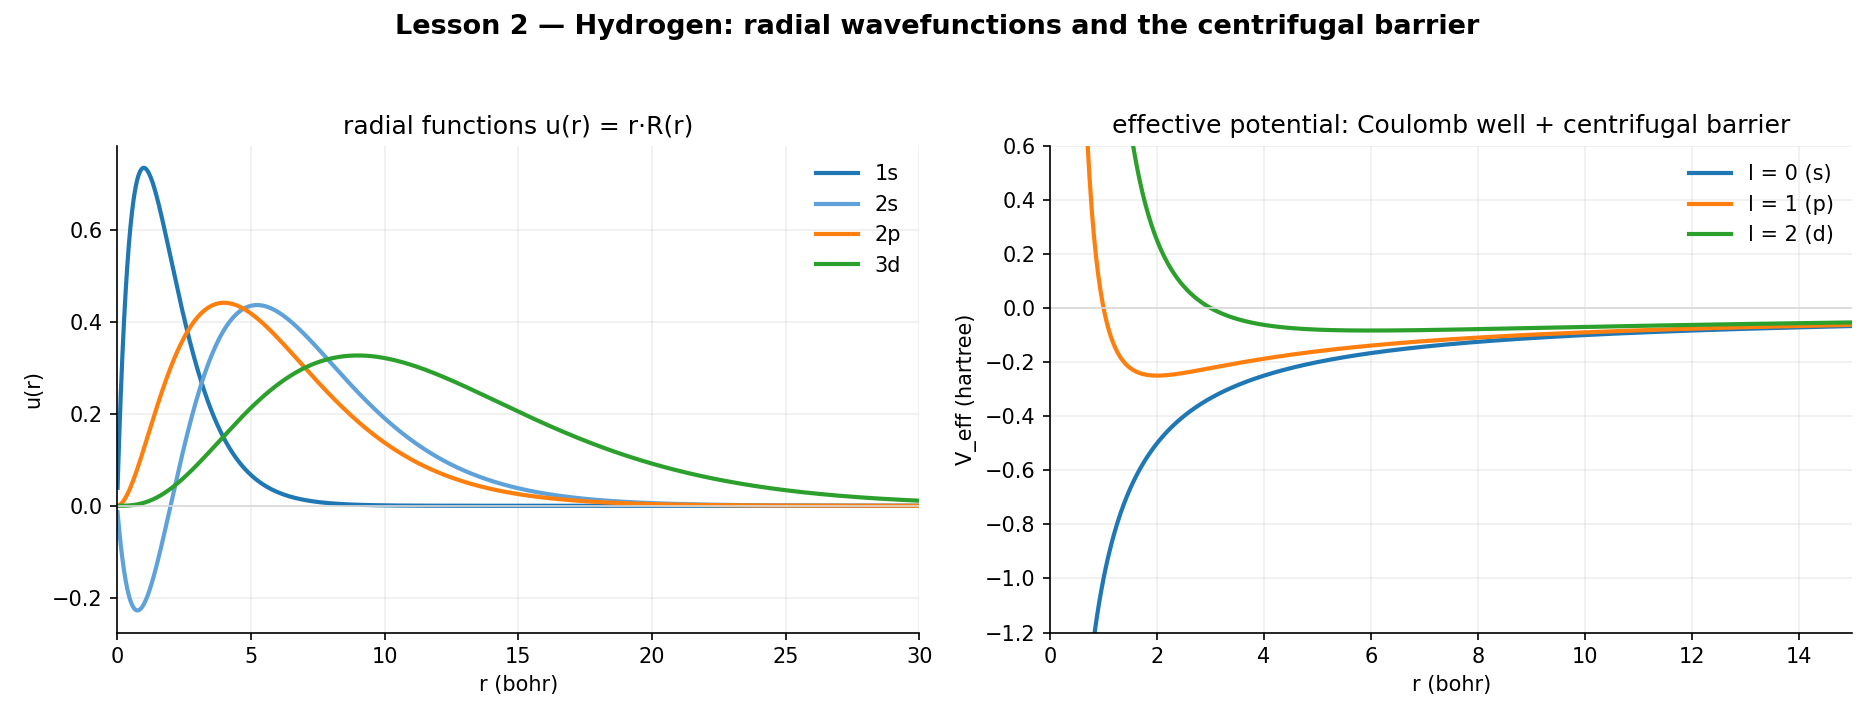

Recreate this plot in Python.
"""
AI4DFT Lesson 2 — The Hydrogen Atom (where the periodic table comes from)
=========================================================================

Run me with:   python lesson02_hydrogen_atom.py

Hydrogen is THE exactly solvable atom, so it is our calibration target.
In 3D the electron feels the Coulomb pull of the nucleus, V(r) = -Z/r.
Because the atom is spherically symmetric, the 3D problem splits into an
angular part (spherical harmonics -> the s, p, d shapes you know from
chemistry) and a 1D RADIAL equation for u(r) = r * R(r):

    -1/2 u''(r) + [ l(l+1)/(2 r^2)  -  Z/r ] u(r) = E u(r)

  l = angular momentum quantum number (0=s, 1=p, 2=d)
  l(l+1)/(2r^2) = "centrifugal barrier": pushes high-l electrons away
                  from the nucleus.

Exact energies (atomic units, hartree):  E_n = -Z^2 / (2 n^2), for ANY l < n.
That l-independence ("accidental degeneracy") is special to the pure -1/r
potential. In a real multi-electron atom the inner electrons SCREEN the
nucleus, the degeneracy breaks, and 4s fills before 3d — the entire
structure of the periodic table falls out of that effect.

Same numerical trick as Lesson 1: finite differences -> tridiagonal matrix
-> eigenvalues. Only the potential changed.
"""
import numpy as np
import matplotlib.pyplot as plt
from scipy.linalg import eigh_tridiagonal
from pathlib import Path

Z = 1.0                            # nuclear charge (1 = hydrogen; try 2 with task!)
rmax, N = 60.0, 3000               # radial grid: (0, 60] bohr
r = np.linspace(rmax / N, rmax, N)
dr = r[1] - r[0]


def solve_radial(l, n_states=3):
    """Lowest eigenpairs of the radial equation for angular momentum l."""
    V = -Z / r + l * (l + 1) / (2 * r**2)
    main = 1.0 / dr**2 + V
    off = -0.5 / dr**2 * np.ones(N - 1)
    E, U = eigh_tridiagonal(main, off, select="i", select_range=(0, n_states - 1))
    U = U / np.sqrt(dr)            # normalize: integral of u^2 dr = 1
    return E, U


# Solve s, p, d channels
Es, Us = solve_radial(l=0)
Ep, Up = solve_radial(l=1)
Ed, Ud = solve_radial(l=2)

print("Hydrogen energy levels (hartree). Exact: E_n = -1/(2 n^2)")
print(" state   numeric      exact")
print(f"  1s   {Es[0]:9.5f}   {-Z**2/2:9.5f}")
print(f"  2s   {Es[1]:9.5f}   {-Z**2/8:9.5f}")
print(f"  2p   {Ep[0]:9.5f}   {-Z**2/8:9.5f}   <- same as 2s: degenerate!")
print(f"  3s   {Es[2]:9.5f}   {-Z**2/18:9.5f}")
print(f"  3p   {Ep[1]:9.5f}   {-Z**2/18:9.5f}")
print(f"  3d   {Ed[0]:9.5f}   {-Z**2/18:9.5f}   <- 3s = 3p = 3d")
print("\nNOTE the degeneracy in l — an 'accident' of the pure -1/r potential.")
print("Screening in multi-electron atoms breaks it => periodic table ordering.")

# ---------------------------------------------------------------------------
# Figure: radial wavefunctions + effective potentials
# ---------------------------------------------------------------------------
fig, (ax1, ax2) = plt.subplots(1, 2, figsize=(12.5, 4.8))
fig.suptitle("Lesson 2 — Hydrogen: radial wavefunctions and the centrifugal barrier",
             fontsize=13, fontweight="bold")

for u, lab, c in [(Us[:, 0], "1s", "#1f77b4"), (Us[:, 1], "2s", "#5fa2d9"),
                  (Up[:, 0], "2p", "#ff7f0e"), (Ud[:, 0], "3d", "#2ca02c")]:
    ax1.plot(r, u, lw=2, color=c, label=lab)
ax1.set_xlim(0, 30)
ax1.set_title("radial functions u(r) = r·R(r)")
ax1.set_xlabel("r (bohr)"); ax1.set_ylabel("u(r)")
ax1.axhline(0, color="0.85", lw=0.8)
ax1.legend(frameon=False)

for l, c in [(0, "#1f77b4"), (1, "#ff7f0e"), (2, "#2ca02c")]:
    Veff = -Z / r + l * (l + 1) / (2 * r**2)
    ax2.plot(r, Veff, lw=2, color=c, label=f"l = {l} ({'spd'[l]})")
ax2.set_xlim(0, 15); ax2.set_ylim(-1.2, 0.6)
ax2.axhline(0, color="0.85", lw=0.8)
ax2.set_title("effective potential: Coulomb well + centrifugal barrier")
ax2.set_xlabel("r (bohr)"); ax2.set_ylabel("V_eff (hartree)")
ax2.legend(frameon=False)

for ax in (ax1, ax2):
    ax.grid(alpha=0.2); ax.spines[["top", "right"]].set_visible(False)

fig.tight_layout(rect=[0, 0, 1, 0.94])
out = Path(__file__).parent / "lesson02_hydrogen_atom.png"
fig.savefig(out, dpi=150)
print(f"\nSaved figure to {out}")
plt.show()
